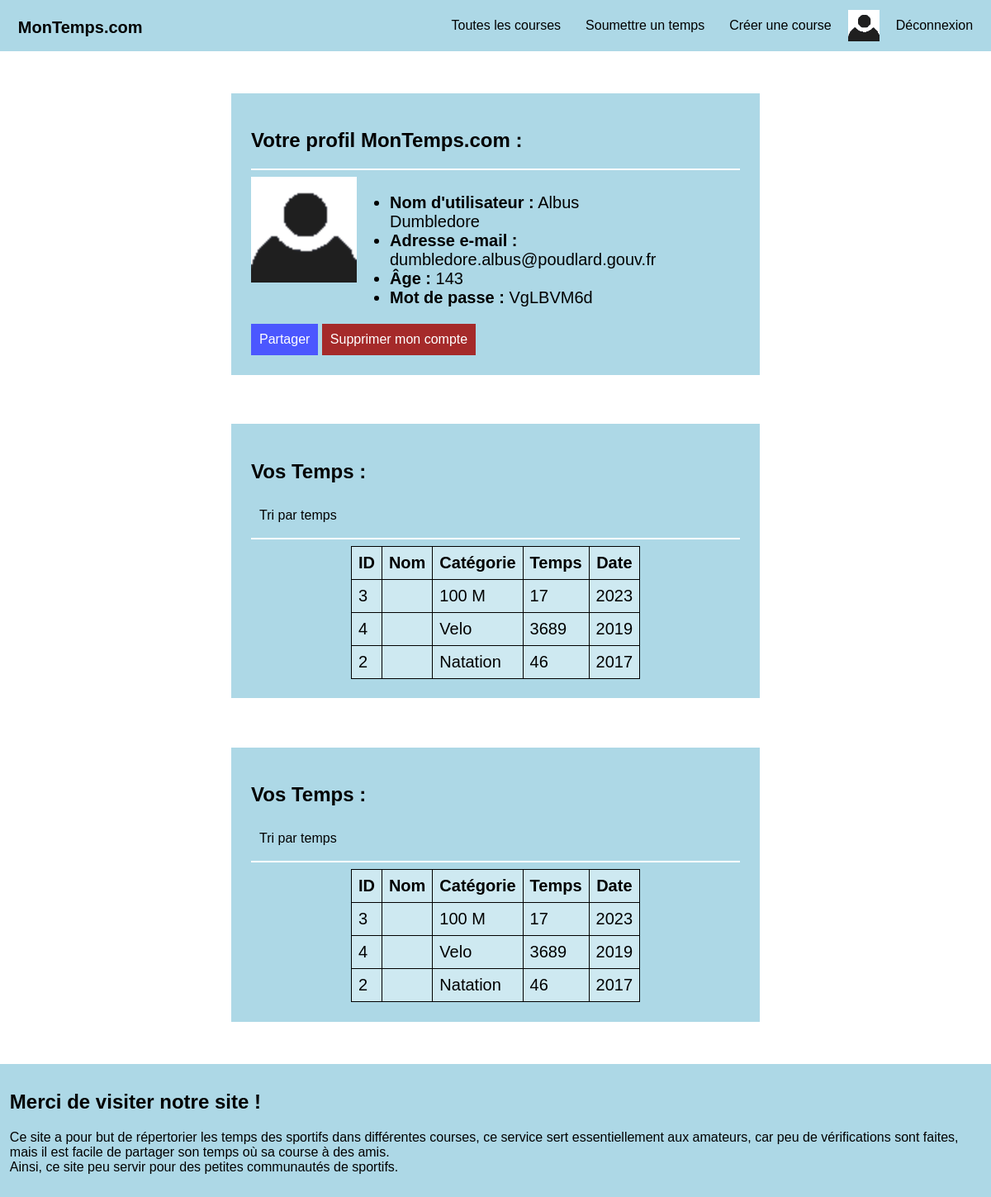
Before: /profile.php (signed in) with the older database file.
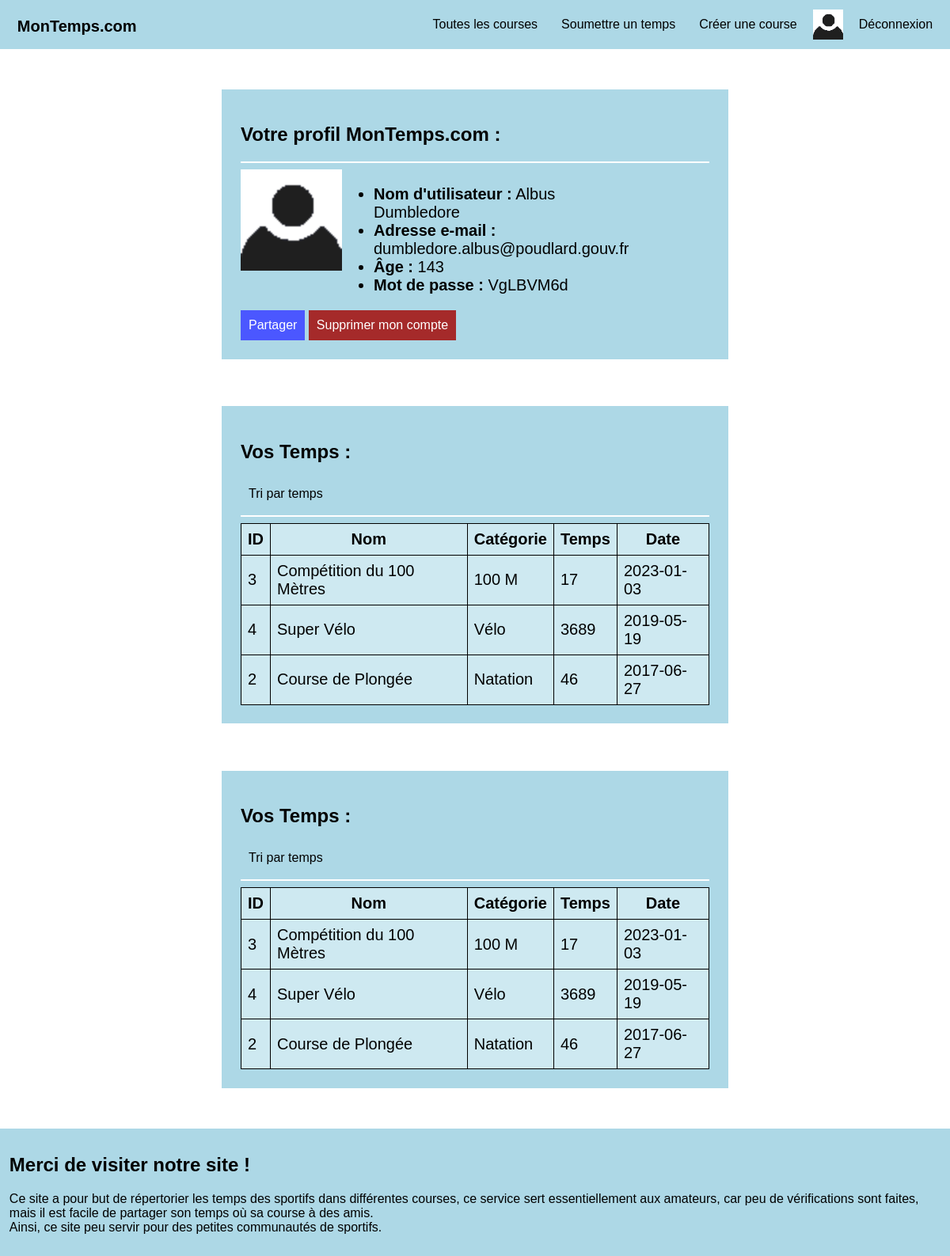
After: the same page with the newer database file.
### tables this page shows
CREATE TABLE Utilisateurs (
	"email" TEXT UNIQUE NOT NULL,
	"password" TEXT NOT NULL,
	"nickname" TEXT NOT NULL,
	"age" INT NOT NULL,
	CONSTRAINT PK_Utilisateurs PRIMARY KEY ("email"),
	CHECK("email" LIKE "%@%")
);

CREATE TABLE Temps (
	"email" TEXT,
	"id" TEXT,
	"temps" INT,
	CONSTRAINT PK_Temps PRIMARY KEY ("email", "id", "temps"),
	CONSTRAINT FK_TempsCourse FOREIGN KEY (id) REFERENCES Courses(id),
	CONSTRAINT FK_TempsUtilisateur FOREIGN KEY (email) REFERENCES Utilisateurs(email)
);

CREATE TABLE Courses (
	"id" TEXT UNIQUE NOT NULL,
	"name" TEXT NOT NULL,
	"type" TEXT NOT NULL,
	"date" TEXT NOT NULL,
	CONSTRAINT PK_Courses PRIMARY KEY ("id")
);

### profile.php (the view, shortened to what this page needs)
<?php
include "header.php";
if (isset($_GET['sort']) and !empty($_GET['sort']))
{
    $sort = $_GET['sort'];
    $email = get_account_info("email");
    $sql_best = "SELECT C.id, C.name, C.type, T.temps, C.date
    FROM Courses AS C JOIN Temps AS T ON C.id = T.id
    WHERE T.email = \"$email\"
    ORDER BY T.temps";
}
else
{
    $sort = "date";
    $email = get_account_info("email");
    $sql_best = "SELECT C.id, C.name, C.type, T.temps, C.date
    FROM Courses AS C JOIN Temps AS T ON C.id = T.id
    WHERE T.email = \"$email\"
    ORDER BY C.date DESC";
}
if (isset($_POST['delete']) and !empty($_POST['delete']))
{
    $delete = true;
    $proprietes = $connexion->query("SELECT id from Proprietes WHERE email = \"$email\"")->fetchAll();
    foreach($proprietes as $prop)
        $connexion->query("DELETE FROM Courses WHERE id = \"".$prop['id']."\"");
    $connexion->query("DELETE FROM Temps WHERE email = \"$email\"");
    $connexion->query("DELETE FROM Utilisateurs WHERE email = \"$email\"");
    end_session();
}
else
    $delete = false;
if (is_logged()):
?>
<?php if ($delete): ?>
    <section>
        <h1>Compte définitivement supprimé !</h1>
        <a href="index.php">Retour à l'accueil</a>
    </section>
<?php else: ?>
    <section>
        <h2>Votre profil <?=NOM_SITE?> :</h2>
        <hr>
        <div class="profile">
            <img src="images/profile.png" width="128" height="128">
            <ul class="right">
                <li><strong>Nom d'utilisateur :</strong> <?=get_account_info("nickname")?></li>
                <li><strong>Adresse e-mail :</strong> <?=get_account_info("email")?></li>
                <li><strong>Âge :</strong> <?=get_account_info("age")?></li>
                <li><strong>Mot de passe :</strong> <?=get_account_info("password")?></li>
            </ul>
        </div>
        <form action="profile.php" method="POST">
            <button class="share" onclick=<?php echo "\"copier('user=".base64_encode($email)."')\""; ?>>Partager</button>
            <input name="delete" id="delete" type="submit" value="Supprimer mon compte">
        </form>
    </section>
<section>
    <div>
        <h2>Vos Temps :</h2>
        <form action="profile.php" method="GET" class="right">
            <?php if (isset($sort) and !empty($sort) and $sort == "time"): ?>
                <input type="hidden" name="sort" value="date">
                <input type="submit" value="Tri par date">
            <?php else: ?>
                <input type="submit" value="Tri par temps">
            <?php endif; ?>
        </form>
    </div>
    <hr>
    <table>
        <tr>
            <th>ID</th>
            <th>Nom</th>
            <th>Catégorie</th>
            <th>Temps</th>
            <th>Date</th>
        </tr>
        <?php
        $result = $connexion->query($sql_best)->fetchAll();
        foreach($result as $row)
        {
            $id = $row['id'];
            $name = $row['name'];
            $type = $row['type'];
            $time = $row['temps'];
            $date = $row['date'];
            echo "
            <tr>
                <td>$id</td>
                <td>$name</td>
                <td>$type</td>
                <td>$time</td>
                <td>$date</td>
            </tr>";
        }
        ?>
    </table>
</section>
<section>
    <div>
        <h2>Vos Temps :</h2>
        <form action="profile.php" method="GET" class="right">
            <?php if (isset($sort) and !empty($sort) and $sort == "time"): ?>
                <input type="hidden" name="sort" value="date">
                <input type="submit" value="Tri par date">
            <?php else: ?>
                <input type="submit" value="Tri par temps">
            <?php endif; ?>
        </form>
    </div>
    <hr>
    <table>
        <tr>
            <th>ID</th>
            <th>Nom</th>
            <th>Catégorie</th>
            <th>Temps</th>
            <th>Date</th>
        </tr>
        <?php
        $result = $connexion->query($sql_best)->fetchAll();
        foreach($result as $row)
        {
            $id = $row['id'];
            $name = $row['name'];
            $type = $row['type'];
            $time = $row['temps'];
            $date = $row['date'];
            echo "
            <tr>
                <td>$id</td>
                <td>$name</td>
                <td>$type</td>
                <td>$time</td>
                <td>$date</td>
            </tr>";
        }
        ?>
    </table>
</section>
<?php endif; ?>
<?php endif; ?>
<?php include 'footer.php' ?>

### header.php (shortened to what this page needs)
<?php
try {
	$connexion = new PDO("sqlite:database/database.db");
} catch(PDOException $e) {
	echo "Connection failed: " . $e->getMessage();
	$connexion = null;
}
function is_logged() : bool
{
	return isset($_SESSION['email']);
}
function get_account(string $email) : PDOStatement | null
{
    global $connexion;
    try
    {
        $result = $connexion->query("SELECT * FROM Utilisateurs WHERE email = \"$email\"");
		if ($result)
			return $result;
        return null;
    }
    catch (PDOException)
    {
        return null;
    }
}
function get_account_info(string $info)
{
	$account = get_account($_SESSION['email']);
	if (isset($account))
		return $account->fetchAll()[0][$info];
	return null;
}
?>
<!DOCTYPE html>
<html lang="fr">
	<head>
		<link rel="stylesheet" type="text/css" href="assets/style.css">
	</head>
	<body>
		<header>
			<nav>
				<a class="button title" href="index.php"><button id="icon"><?=NOM_SITE?></button></a>
				<div>
					<a class="button" href="browse.php"><button>Toutes les courses</button></a>
					<?php if(is_logged()): ?>
						<a class="button" href="create.php?type=temps"><button>Soumettre un temps</button></a>
						<a class="button" href="create.php?type=course"><button>Créer une course</button></a>
						<a class="button" href="profile.php"><img src="images/profile.png"></a>
						<form action="index.php" method="POST">
							<input name="disconnect" type="submit" value="Déconnexion">
						</form>
					<?php else: ?>
						<a class="button" href="connexion.php"><button id="icon">Connexion</button></a>
					<?php endif; ?>
				</div>
			</nav>

### footer.php (shortened to what this page needs)
        <footer>
            <h2>Merci de visiter notre site !</h2>
            <p>
                Ce site a pour but de répertorier les temps des sportifs dans différentes courses,
                ce service sert essentiellement aux amateurs, car peu de vérifications sont faites, mais il est facile
                de partager son temps où sa course à des amis.<br>
                Ainsi, ce site peu servir pour des petites communautés de sportifs.
            </p>
        </footer>
    </body>
</html>

### assets/style.css (style rules this page uses)
* { color: black; font-family: sans-serif; }
.button { background-color: lightblue; color: black; font-size: 16px; text-decoration: none; }
.button button { width: 100%; height: 100%; }
body { background-color: white; }
button, input { border: none; border-radius: 0; background-color: lightblue; padding: 10px; color: black; font-size: 16px; text-decoration: none; }
footer { background-color: lightblue; margin: -8px; padding: 1%; justify-content: center; }
hr { border: 1px solid white; color: white; }
input { border: none; border-radius: 0; background-color: lightblue; padding: 10px; color: black; font-size: 16px; text-decoration: none; }
nav { background-color: lightblue; display: flex; justify-content:space-between; margin: -8px; padding: 1%; }
nav a.button { float: right; margin-right: 10px; }
nav div { display: flex; justify-content:space-between; }
nav img { float: right; width: 38px; height: 38px; }
nav input { float: right; }
section { background-color: lightblue; margin: auto; margin-bottom: 5%; margin-top: 5%; padding: 2%; position: relative; width: 50%; }
table { border-collapse: collapse; display: flex; justify-content: space-around; font-size: 20px; }
td, th { background-color: rgb(206, 233, 241); border: 1px solid black; padding: 8px; }
.profile { display: flex; justify-content: space-between; font-size: 20px; padding-right: 20%; }
.profile .right { float: right; }
#delete { border: none; color: white; background-color: brown; border-radius: 0; padding: 10px; }
.share { background-color: rgb(75, 87, 255); color: white; }
.title button { font-weight: bold; font-size: 20px; height: 38px; }

Changed rows visible on the page:
changed through a linked row, temps: id.name (not shown) → "Compétition du 100 Mètres"; id.date "2023" → "2023-01-03"
changed through a linked row, temps: id.name (not shown) → "Super Vélo"; id.type "Velo" → "Vélo"; id.date "2019" → "2019-05-19"
changed through a linked row, temps "Natation": id.name (not shown) → "Course de Plongée"; id.date "2017" → "2017-06-27"
